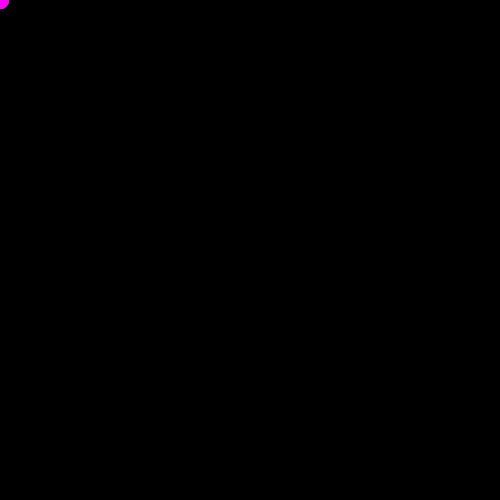
Frame 1 (no input)
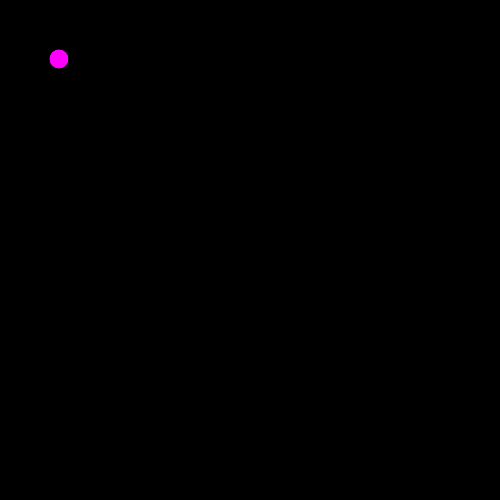
Frame 60 (no input)
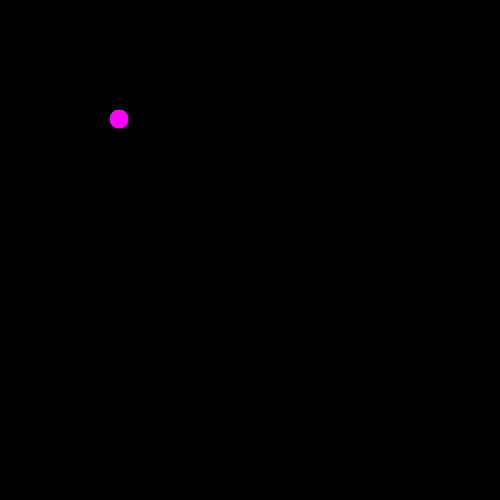
Frame 120 (the mouse pressed at the canvas centre since frame 60)

The p5.js sketch that drew these frames (run headless with seeded random() and noise() and a simulated clock; from frame 60 on, the mouse is pressed at the canvas centre):

// p5.js sketch
// ── sketch.js
/*
 * Objects
 * @description Looking at functions as variables & inside objects
 * @author Gareth Foote
 */

 // Bicycle object
var bicycle = {
  colour : "#ff00ff",
  // Here we define the velocity of the bicycle using 2 properties.
  vx : 1,
  vy : 1,
  size : 20,
  x : 0,
  y : 0,
  // drawBicycle : function(){
  //   fill(bicycle.colour);
  //   ellipse(bicycle.x, bicycle.y, bicycle.size, bicycle.size)
  // },
  // updateBicycle : function(){
  //   bicycle.x += bicycle.vx;
  //   bicycle.y += bicycle.vy;
  // }
};

// The two functions are stored in variables
var drawBicycle = function(){
  // Using the properties of the bicycle object to draw on screen
  fill(bicycle.colour);
  ellipse(bicycle.x, bicycle.y, bicycle.size, bicycle.size);
};

var updateBicycle = function(){
  // Manipulating the properties of the bicycle object to change it's position.
  bicycle.x += bicycle.vx;
  bicycle.y += bicycle.vy;
}

function setup() {
  createCanvas(500, 500);
}

function draw() {
  background(0);

  drawBicycle();
  updateBicycle();

}
